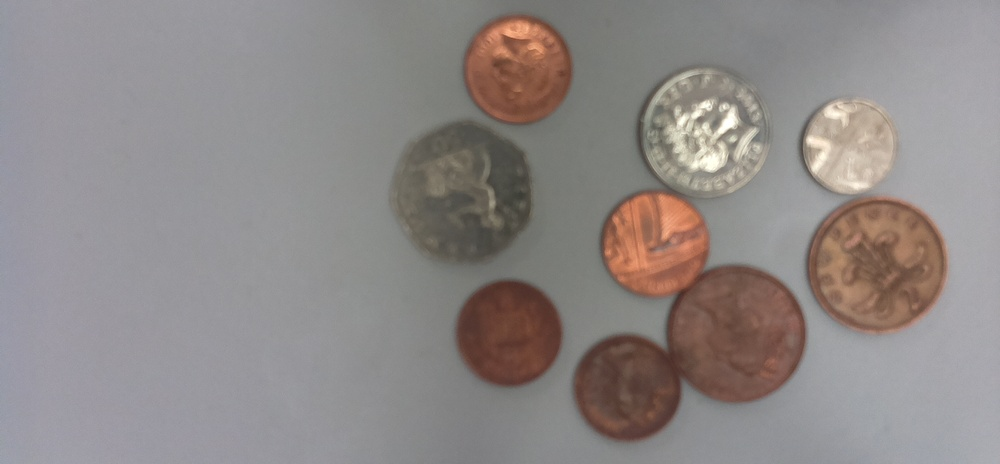
#> input picture coins.jpg, 1000 x 464 px, shrunk from 1920 x 890 before the run
$ python myvision.py
#> lines starting #> are read from the running program, lines starting #| are printed output that depends on the picture; after the words box and inside, x2 and y2 are one past the last pixel; in counts of white or black regions, pixels touching at a corner belong together; long printed decimals are rounded
import numpy as np
import cv2
#please download image from below link and save it on your device and if you change the file name then please update the new file name in code line 19 & 20. ('file name. file format')
#https://github.com/Roboworrier/PYTHON-101/blob/9602258b672f5aa71d262e419ca82d80b0dfdcb3/coins.jpg
def av_pix(img,circles,size):
    av_value = []
    for coords in circles[0,:]:
        col = np.mean(img[coords[1]-size:coords[1]+size,coords[0]-size:coords[0]+size])
        #print(img[coords[1]-size:coords[1]+size,coords[0]-size:coords[0]+size])
        av_value.append(col)
    return av_value


def get_radius(circles):
    radius = []
    for coords in circles[0,:]:
        radius.append(coords[2])
    return radius

img = cv2.imread('coins.jpg',cv2.IMREAD_GRAYSCALE)
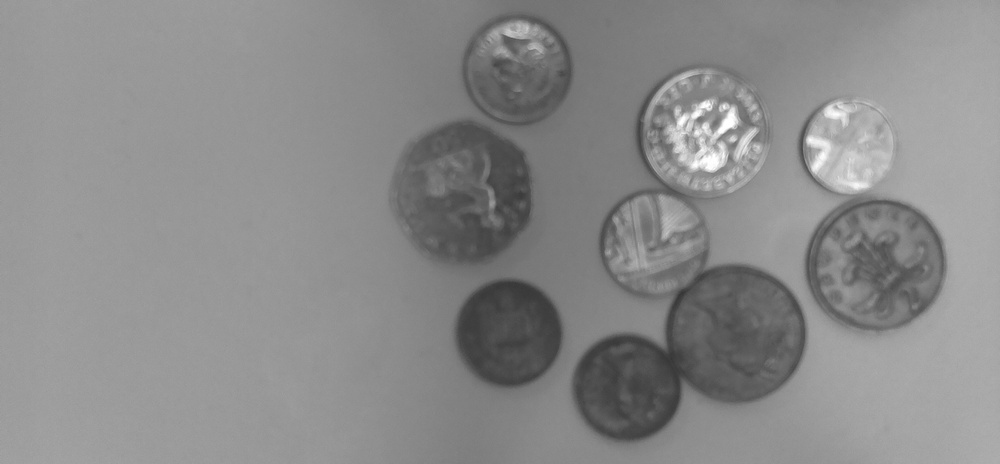
#> img: shape (464, 1000); min 54, max 255, mean 138.5
original_image = cv2.imread('coins.jpg',1)
#> original_image is the input picture: shape (464, 1000, 3); mean B, G, R 135.4, 136.8, 143
img = cv2.GaussianBlur(img, (5,5), 0)

circles = cv2.HoughCircles(img,cv2.HOUGH_GRADIENT,0.9,120,param1=50,param2=27,minRadius=60,maxRadius=120)
#> circles = [[875.5, 264.5, 70.4], [739.5, 333.5, 66.1], [703.5, 129.5, 60.7], [467.5, 200.5, 63.5]]

print(circles)
#| [[[875.5 264.5  70.4]
#|   [739.5 333.5  66.1]
#|   [703.5 129.5  60.7]
#|   [467.5 200.5  63.5]]]

circles = np.uint16(np.around(circles))
#> circles = [[876, 264, 70], [740, 334, 66], [704, 130, 61], [468, 200, 64]]
count = 1
for i in circles[0,:]:

    # draw the outer circle
    cv2.circle(original_image,(i[0],i[1]),i[2],(0,255,0),2)
    # draw the center of the circle
    cv2.circle(original_image,(i[0],i[1]),2,(0,0,255),3)
    #cv2.putText(original_image, str(count),(i[0],i[1]), cv2.FONT_HERSHEY_SIMPLEX, 2, (0,0,0), 2)
    count += 1
#> this loop made 4 passes
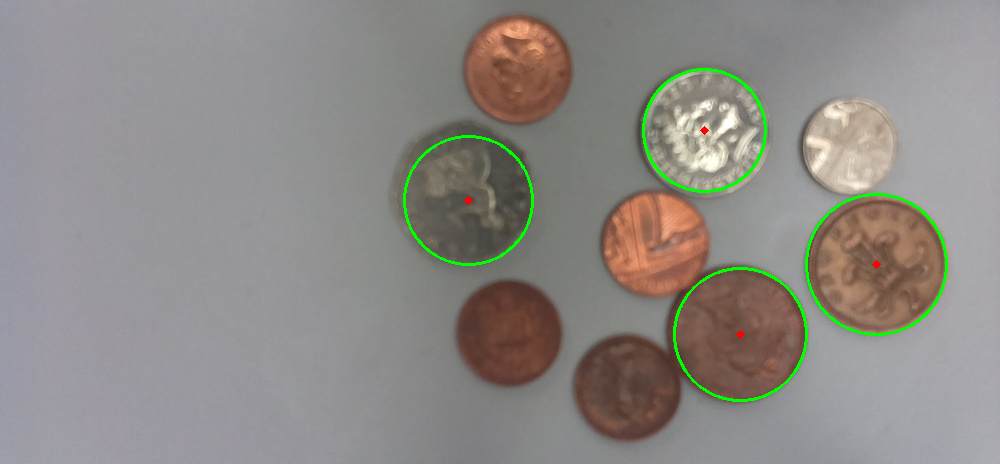
#> original_image: shape (464, 1000, 3); 1.08% of pixels changed, all inside (x1, y1, x2, y2) = (403, 68, 948, 402)
#> after the loop, count = 5

radii = get_radius(circles)
#> the loop in get_radius, `for coords in circles[0,:]:` made 4 passes
#> after the loop in get_radius, `for coords in circles[0,:]:`: radius = [70, 66, 61, 64]
#> radii = [70, 66, 61, 64]
print(radii)
#| [70, 66, 61, 64]

bright_values = av_pix(img,circles,20)
#> the loop in av_pix, `for coords in circles[0,:]:` made 4 passes
#> (coords, col) on passes 1 to 4: ([876, 264, 70], 98.92), ([740, 334, 66], 89.31), ([704, 130, 61], 179.4), ([468, 200, 64], 91.68)
#> after the loop in av_pix, `for coords in circles[0,:]:`: av_value = [98.92, 89.31, 179.4, 91.68]
#> bright_values = [98.92, 89.31, 179.4, 91.68]
print(bright_values)
#| [98.919, 89.309, 179.386, 91.676]

values = []
for a,b in zip(bright_values,radii):
    if a > 150 and b > 110:
        values.append(10)
    elif a > 150 and b <= 110:
        values.append(5)
    elif a < 150 and b > 110:
        values.append(2)
    elif a < 150 and b < 110:
        values.append(1)
#> this loop made 4 passes
#> (a, b) on passes 1 to 4: (98.92, 70), (89.31, 66), (179.4, 61), (91.68, 64)
#> after the loop, values = [1, 1, 5, 1]
print(values)
#| [1, 1, 5, 1]
count_2 = 0
for i in circles[0,:]:

    cv2.putText(original_image, str(values[count_2]) + 'p',(i[0],i[1]), cv2.FONT_HERSHEY_SIMPLEX, 2, (0,0,0), 2)
    count_2 += 1
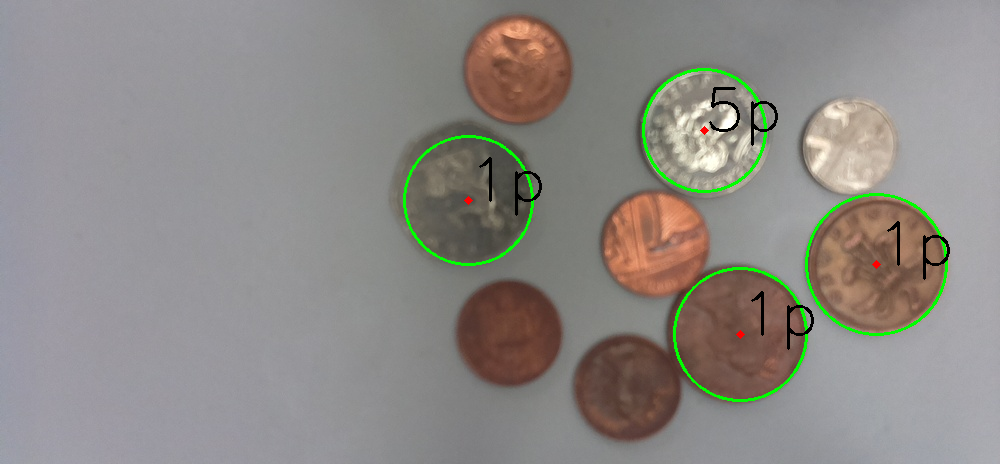
#> original_image: shape (464, 1000, 3); 0.46% of pixels changed, all inside (x1, y1, x2, y2) = (479, 87, 950, 350)
#> after the loop, count_2 = 4
cv2.putText(original_image, 'ESTIMATED TOTAL VALUE: ' + str(sum(values)) + 'p', (200,100), cv2.FONT_HERSHEY_SIMPLEX, 1.3, 255)
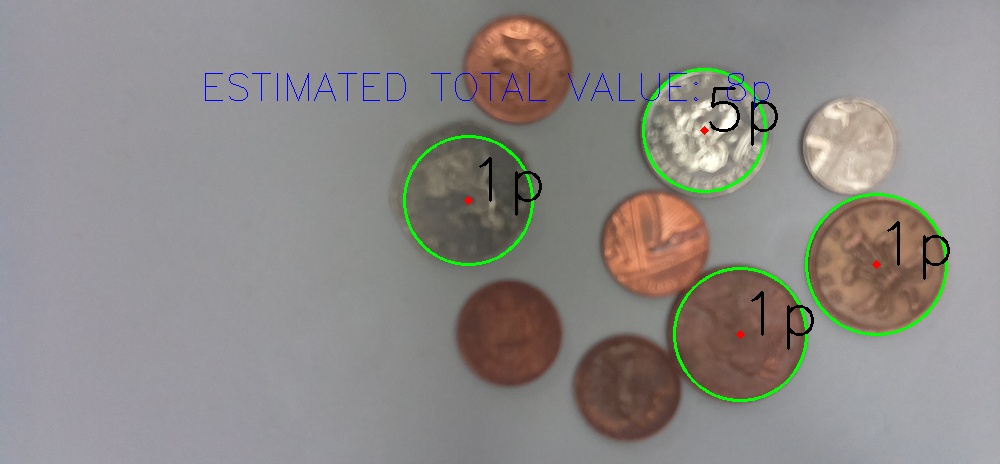
#> original_image: shape (464, 1000, 3); 0.29% of pixels changed, all inside (x1, y1, x2, y2) = (205, 73, 770, 110)


cv2.imshow('Detected Coins',original_image)
cv2.waitKey(0)
cv2.destroyAllWindows()
